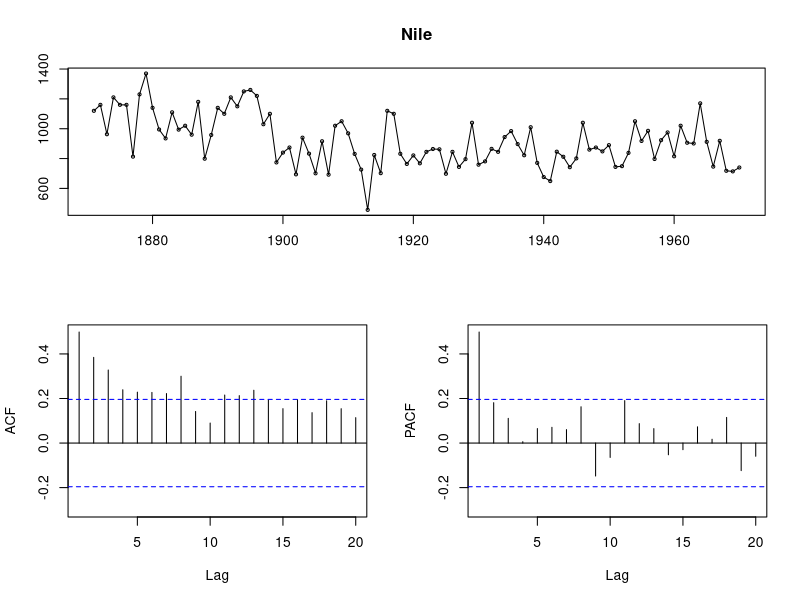
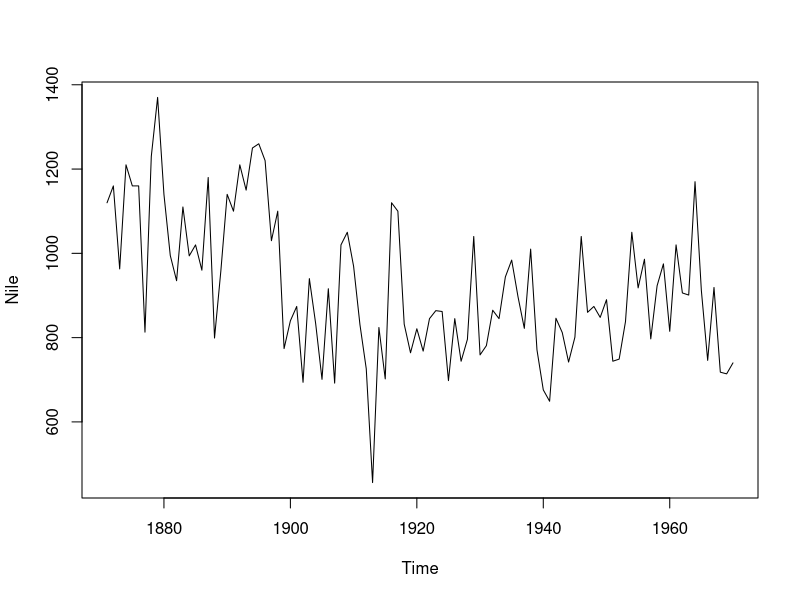
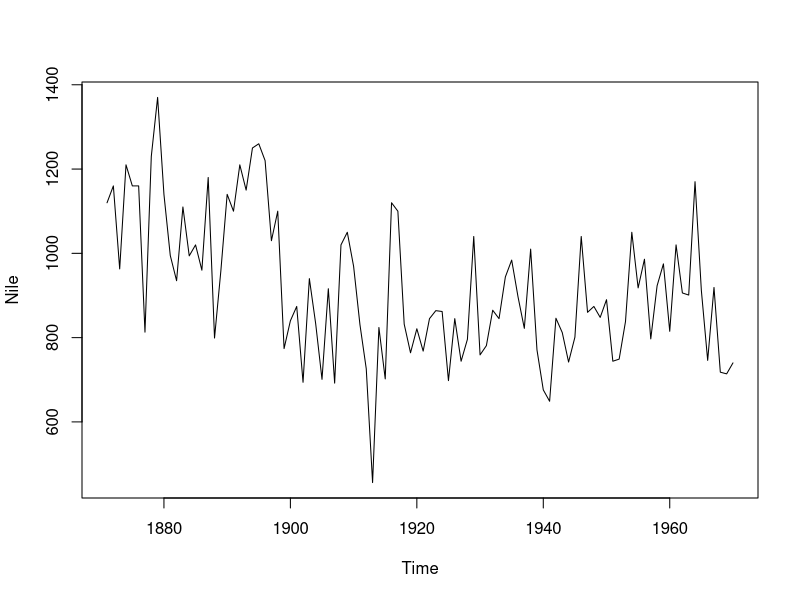
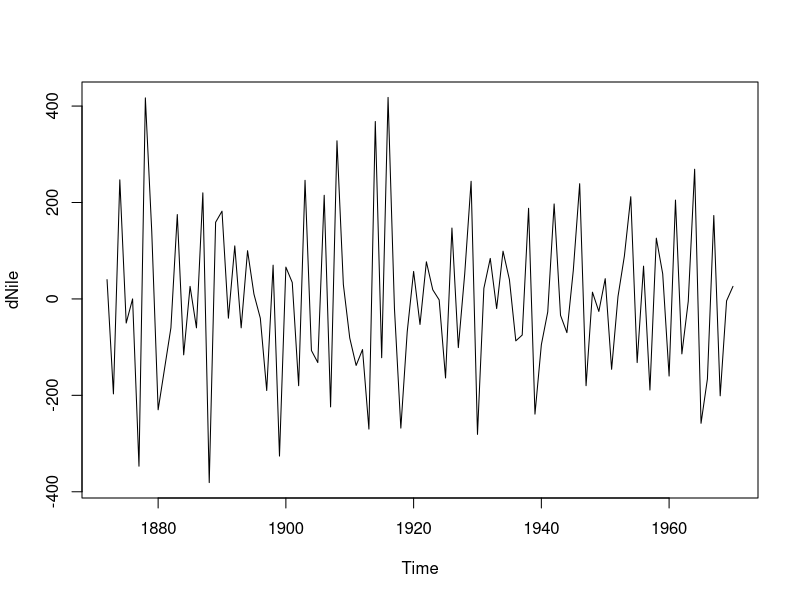
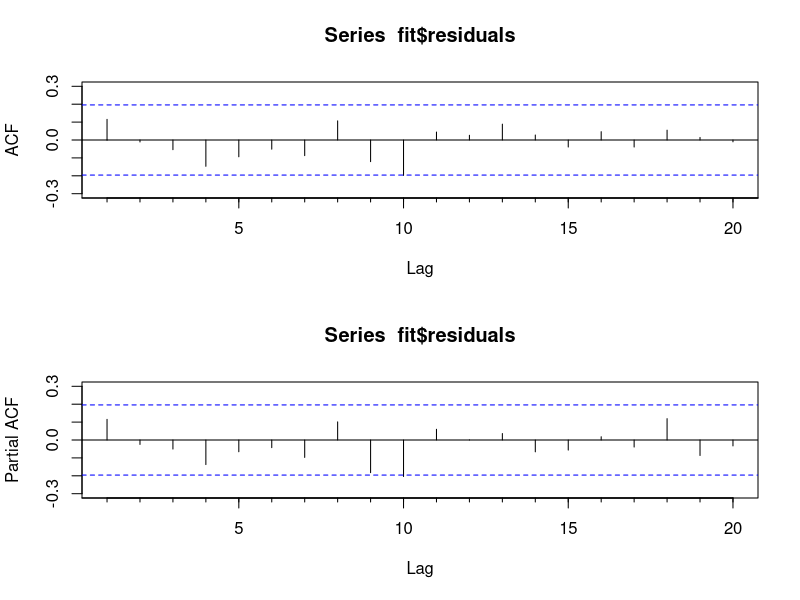
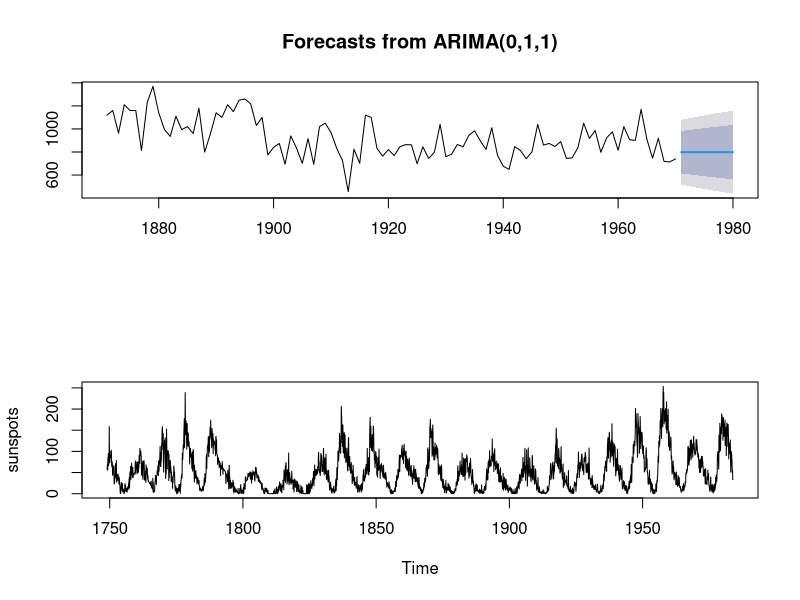
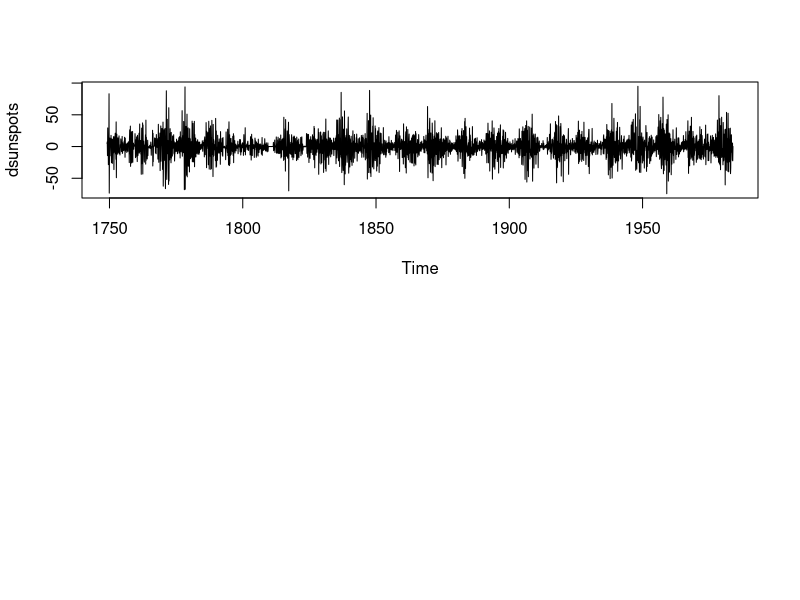

These figures' R source, in order: (Note: this script raises an error after producing the figures.)
library(forecast)

#최초모형을 찾아내기위해
tsdisplay(Nile)
ts.plot(Nile)
plot(Nile)
#ACF -> P 결정 : 0으로 수렴
#PACF -> Q결정 : 1에서 뚝 떨어지므로 1 ??

(d<-ndiffs(Nile))
#차분을 몇번해야 추세성분을 제거할 수 있는지 알아냄



(fit <- arima(Nile, order = c(0,1,1)))


accuracy(fit)


dNile <- diff(Nile, lag = 1, differences = 1)
#차분함수의 lag는 원래 시계열 데이터의 주기에 따라 lag인자를 입력해야함.

tsp(Nile)
tsp(dNile) #차분하면서 밀린 시차의 간격이 '년' 단위임.
plot(dNile)

fit$aic # 여러개라면 aic가 작은게 낫다 
names(fit)

shapiro.test(fit$residuals)

Box.test(fit$residuals, type = 'Ljung-Box')
#H0 : no autocorrelation (변환 필요 없다)

par(mfrow=c(2,1))
Acf(fit$residuals)
Pacf(fit$residuals)


library(tseries)
fitted(fit)
adf.test(dNile) #residuals 가 아닌 diff 차분값을 넣어야함. 


pred<- forecast(fit, h = 10) 
plot(pred)


tsp(sunspots)
cycle(sunspots)
plot(sunspots)

fit<-auto.arima(sunspots)

(d <-ndiffs(sunspots))

dsunspots <-diff(sunspots)
plot(dsunspots)



#-------------------

dimnames(dd.ts) 

#단변량 시계열의 이름을 보여줌

#다변량 시계열 객체

df <- ts(sample(20), frequency = 4 , start= 1998)
df

library(ggplot2)
(mpg.ts <- ts(mpg[, c('hwy','cty')], frequency = 1 , start= c(2001,1)))


dimnames(mpg.ts)[[2]][1]#계열 이름 알려줌
class(mpg.ts)
frequency(mpg.ts)
cycle(mpg.ts)
start(mpg.ts)

df2<-window(x = df, start= c(2000,2),end=c(2002,2))

tsp(df2)




new.ts <- BoxCox(AirPassengers)
